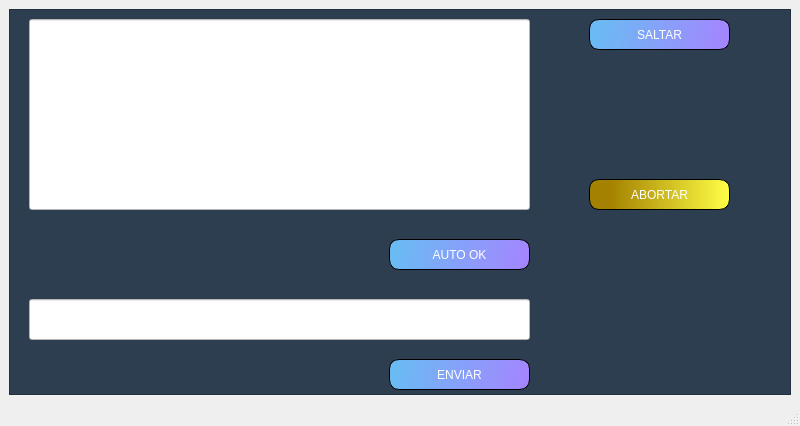
<?xml version="1.0" encoding="UTF-8"?>
<ui version="4.0">
 <class>IngresoManual</class>
 <widget class="QMainWindow" name="IngresoManual">
  <property name="windowModality">
   <enum>Qt::ApplicationModal</enum>
  </property>
  <property name="enabled">
   <bool>true</bool>
  </property>
  <property name="geometry">
   <rect>
    <x>0</x>
    <y>0</y>
    <width>800</width>
    <height>426</height>
   </rect>
  </property>
  <property name="windowTitle">
   <string>Ingreso Manual</string>
  </property>
  <property name="iconSize">
   <size>
    <width>10</width>
    <height>10</height>
   </size>
  </property>
  <property name="toolButtonStyle">
   <enum>Qt::ToolButtonFollowStyle</enum>
  </property>
  <property name="tabShape">
   <enum>QTabWidget::Rounded</enum>
  </property>
  <property name="dockNestingEnabled">
   <bool>true</bool>
  </property>
  <property name="dockOptions">
   <set>QMainWindow::AllowNestedDocks|QMainWindow::AllowTabbedDocks|QMainWindow::AnimatedDocks</set>
  </property>
  <widget class="QWidget" name="centralwidget">
   <layout class="QHBoxLayout" name="horizontalLayout">
    <item>
     <widget class="QFrame" name="Contenedor">
      <property name="styleSheet">
       <string notr="true">background-color: rgb(44, 62, 80);</string>
      </property>
      <property name="frameShape">
       <enum>QFrame::StyledPanel</enum>
      </property>
      <property name="frameShadow">
       <enum>QFrame::Raised</enum>
      </property>
      <widget class="QLineEdit" name="InfoPaso">
       <property name="geometry">
        <rect>
         <x>20</x>
         <y>10</y>
         <width>501</width>
         <height>191</height>
        </rect>
       </property>
       <property name="layoutDirection">
        <enum>Qt::LeftToRight</enum>
       </property>
       <property name="styleSheet">
        <string notr="true">background-color: rgb(255, 255, 255);
font: 87 11pt &quot;Arial&quot;;
color: rgb(0, 0, 0);</string>
       </property>
       <property name="text">
        <string/>
       </property>
       <property name="alignment">
        <set>Qt::AlignLeading|Qt::AlignLeft|Qt::AlignTop</set>
       </property>
      </widget>
      <widget class="QPushButton" name="AutoOk">
       <property name="geometry">
        <rect>
         <x>380</x>
         <y>230</y>
         <width>141</width>
         <height>31</height>
        </rect>
       </property>
       <property name="styleSheet">
        <string notr="true">
background-color: qlineargradient(spread:pad, x1:0.034, y1:0.431818, x2:1, y2:0.477273, stop:0 rgba(106, 187, 243, 255), stop:1 rgba(164, 133, 255, 255));

font: 75 11pt &quot;MS Shell Dlg 2&quot;;
color: rgb(255, 255, 255);

border : 1px solid black;   
border-radius : 10px;</string>
       </property>
       <property name="text">
        <string>AUTO OK</string>
       </property>
      </widget>
      <widget class="QLineEdit" name="Respuesta">
       <property name="geometry">
        <rect>
         <x>20</x>
         <y>290</y>
         <width>501</width>
         <height>41</height>
        </rect>
       </property>
       <property name="styleSheet">
        <string notr="true">background-color: rgb(255, 255, 255);
font: 87 11pt &quot;Arial&quot;;
color: rgb(0, 0, 0);</string>
       </property>
      </widget>
      <widget class="QPushButton" name="Enviar">
       <property name="geometry">
        <rect>
         <x>380</x>
         <y>350</y>
         <width>141</width>
         <height>31</height>
        </rect>
       </property>
       <property name="styleSheet">
        <string notr="true">
background-color: qlineargradient(spread:pad, x1:0.034, y1:0.431818, x2:1, y2:0.477273, stop:0 rgba(106, 187, 243, 255), stop:1 rgba(164, 133, 255, 255));

font: 75 11pt &quot;MS Shell Dlg 2&quot;;
color: rgb(255, 255, 255);

border : 1px solid black;   
border-radius : 10px;</string>
       </property>
       <property name="text">
        <string>ENVIAR</string>
       </property>
      </widget>
      <widget class="QPushButton" name="Saltar">
       <property name="geometry">
        <rect>
         <x>580</x>
         <y>10</y>
         <width>141</width>
         <height>31</height>
        </rect>
       </property>
       <property name="styleSheet">
        <string notr="true">
background-color: qlineargradient(spread:pad, x1:0.034, y1:0.431818, x2:1, y2:0.477273, stop:0 rgba(106, 187, 243, 255), stop:1 rgba(164, 133, 255, 255));

font: 75 11pt &quot;MS Shell Dlg 2&quot;;
color: rgb(255, 255, 255);

border : 1px solid black;   
border-radius : 10px;</string>
       </property>
       <property name="text">
        <string>SALTAR</string>
       </property>
      </widget>
      <widget class="QPushButton" name="Abortar">
       <property name="geometry">
        <rect>
         <x>580</x>
         <y>170</y>
         <width>141</width>
         <height>31</height>
        </rect>
       </property>
       <property name="styleSheet">
        <string notr="true">background-color: qlineargradient(spread:pad, x1:0, y1:0, x2:1, y2:0, stop:0.142045 rgba(164, 129, 0, 255), stop:1 rgba(255, 255, 70, 255));

font: 87 11pt &quot;Arial&quot;;
color: rgb(255, 255, 255);

border : 1px solid black;   
border-radius : 10px;</string>
       </property>
       <property name="text">
        <string>ABORTAR</string>
       </property>
      </widget>
     </widget>
    </item>
   </layout>
  </widget>
  <widget class="QStatusBar" name="statusbar"/>
 </widget>
 <resources/>
 <connections/>
</ui>
